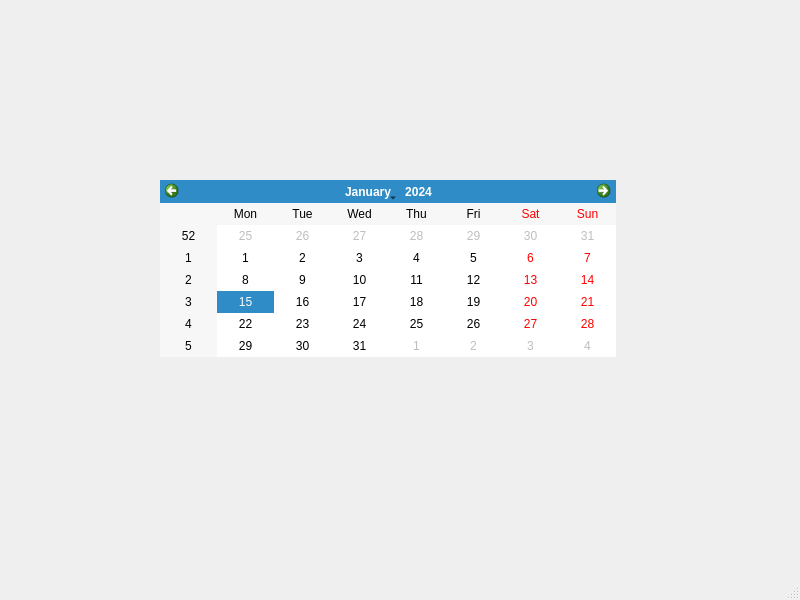
<?xml version="1.0" encoding="UTF-8"?>
<ui version="4.0">
 <class>MainWindow</class>
 <widget class="QMainWindow" name="MainWindow">
  <property name="geometry">
   <rect>
    <x>0</x>
    <y>0</y>
    <width>800</width>
    <height>600</height>
   </rect>
  </property>
  <property name="windowTitle">
   <string>MainWindow</string>
  </property>
  <widget class="QWidget" name="centralwidget">
   <widget class="QCalendarWidget" name="calendarWidget">
    <property name="geometry">
     <rect>
      <x>160</x>
      <y>180</y>
      <width>456</width>
      <height>177</height>
     </rect>
    </property>
   </widget>
  </widget>
  <widget class="QMenuBar" name="menubar">
   <property name="geometry">
    <rect>
     <x>0</x>
     <y>0</y>
     <width>800</width>
     <height>28</height>
    </rect>
   </property>
  </widget>
  <widget class="QStatusBar" name="statusbar"/>
 </widget>
 <resources/>
 <connections/>
</ui>
